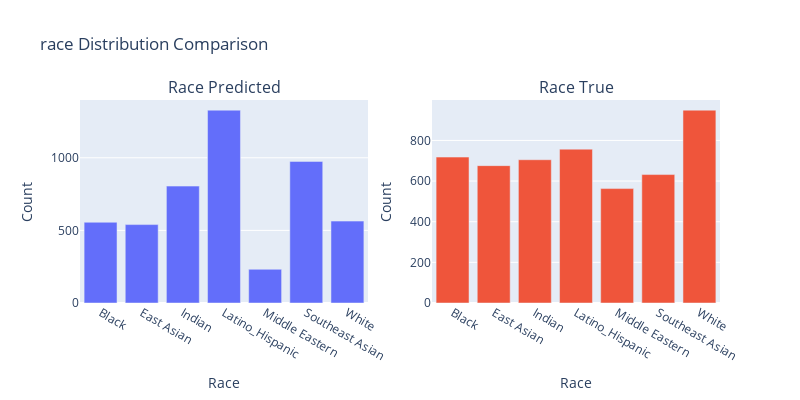
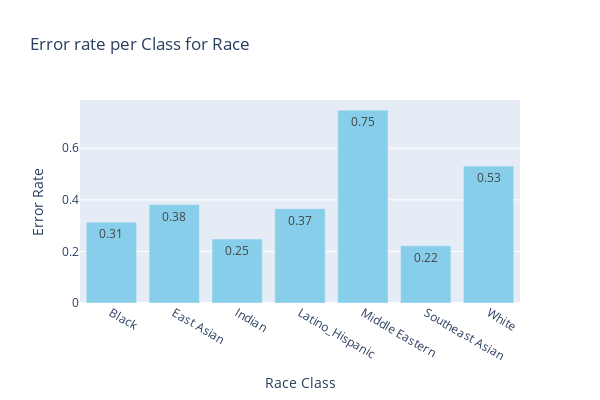
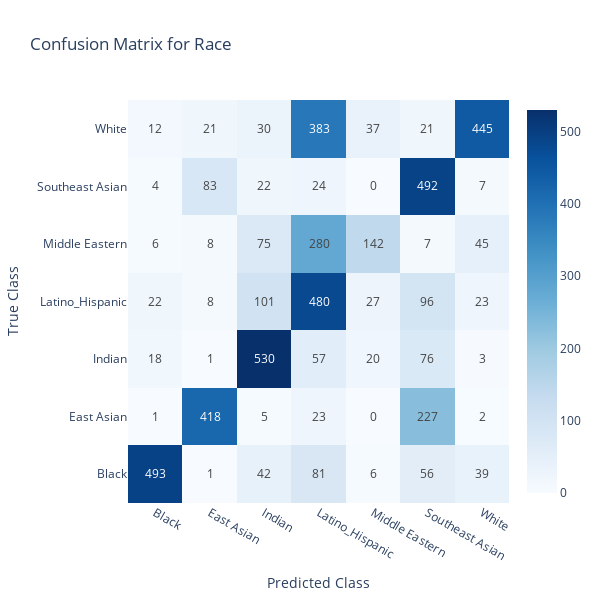

Notebook cell for these charts, in order:
### Code cell
df_r_sans = import_data('./scv_1/r_labels_corrected.csv')
run_stats(df_r_sans, "race")

### Figure 1 — Plotly figure (JSON) as saved in the notebook; plotly's stock layout.template omitted (floating-point values rounded to 4 significant figures)
{"data": [{"name": "Predicted", "type": "bar", "x": ["Black", "East Asian", "Indian", "Latino_Hispanic", "Middle Eastern", "Southeast Asian", "White"], "xaxis": "x", "y": [556, 540, 805, 1328, 232, 975, 564], "yaxis": "y"}, {"name": "True", "type": "bar", "x": ["Black", "East Asian", "Indian", "Latino_Hispanic", "Middle Eastern", "Southeast Asian", "White"], "xaxis": "x2", "y": [718, 676, 705, 757, 563, 632, 949], "yaxis": "y2"}], "layout": {"annotations": [{"font": {"size": 16}, "showarrow": false, "text": "Race Predicted", "x": 0.225, "xanchor": "center", "xref": "paper", "y": 1, "yanchor": "bottom", "yref": "paper"}, {"font": {"size": 16}, "showarrow": false, "text": "Race True", "x": 0.775, "xanchor": "center", "xref": "paper", "y": 1, "yanchor": "bottom", "yref": "paper"}], "height": 400, "showlegend": false, "title": {"text": "race Distribution Comparison"}, "width": 800, "xaxis": {"anchor": "y", "domain": [0, 0.45], "title": {"text": "Race"}}, "xaxis2": {"anchor": "y2", "domain": [0.55, 1], "title": {"text": "Race"}}, "yaxis": {"anchor": "x", "domain": [0, 1], "title": {"text": "Count"}}, "yaxis2": {"anchor": "x2", "domain": [0, 1], "title": {"text": "Count"}}}}

### Figure 2 — Plotly figure (JSON) as saved in the notebook; plotly's stock layout.template omitted (floating-point values rounded to 4 significant figures)
{"data": [{"marker": {"color": "skyblue"}, "text": [0.31, 0.38, 0.25, 0.37, 0.75, 0.22, 0.53], "textposition": "auto", "type": "bar", "x": ["Black", "East Asian", "Indian", "Latino_Hispanic", "Middle Eastern", "Southeast Asian", "White"], "y": [0.3134, 0.3817, 0.2482, 0.3659, 0.7478, 0.2215, 0.5311]}], "layout": {"height": 400, "title": {"text": "Error rate per Class for Race"}, "width": 600, "xaxis": {"tickmode": "linear", "title": {"text": "Race Class"}}, "yaxis": {"title": {"text": "Error Rate"}}}}

### Figure 3 — Plotly figure (JSON) as saved in the notebook; plotly's stock layout.template omitted (floating-point values rounded to 4 significant figures)
{"data": [{"colorscale": [[0, "rgb(247,251,255)"], [0.125, "rgb(222,235,247)"], [0.25, "rgb(198,219,239)"], [0.375, "rgb(158,202,225)"], [0.5, "rgb(107,174,214)"], [0.625, "rgb(66,146,198)"], [0.75, "rgb(33,113,181)"], [0.875, "rgb(8,81,156)"], [1, "rgb(8,48,107)"]], "hoverinfo": "z", "text": [["493", "1", "42", "81", "6", "56", "39"], ["1", "418", "5", "23", "0", "227", "2"], ["18", "1", "530", "57", "20", "76", "3"], ["22", "8", "101", "480", "27", "96", "23"], ["6", "8", "75", "280", "142", "7", "45"], ["4", "83", "22", "24", "0", "492", "7"], ["12", "21", "30", "383", "37", "21", "445"]], "texttemplate": "%{text}", "type": "heatmap", "x": ["Black", "East Asian", "Indian", "Latino_Hispanic", "Middle Eastern", "Southeast Asian", "White"], "y": ["Black", "East Asian", "Indian", "Latino_Hispanic", "Middle Eastern", "Southeast Asian", "White"], "z": [[493, 1, 42, 81, 6, 56, 39], [1, 418, 5, 23, 0, 227, 2], [18, 1, 530, 57, 20, 76, 3], [22, 8, 101, 480, 27, 96, 23], [6, 8, 75, 280, 142, 7, 45], [4, 83, 22, 24, 0, 492, 7], [12, 21, 30, 383, 37, 21, 445]]}], "layout": {"height": 600, "title": {"text": "Confusion Matrix for Race"}, "width": 600, "xaxis": {"title": {"text": "Predicted Class"}}, "yaxis": {"title": {"text": "True Class"}}}}
